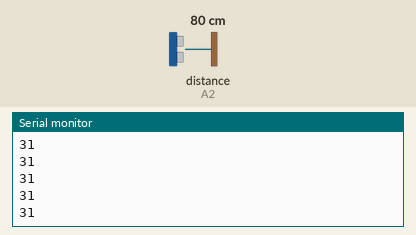
Bench run of a sketch on a simulated Arduino Uno, built with avr-gcc and run on an emulated ATmega328P. Parts: the last lines printed to the serial monitor. The inputs (shaded band) are chosen by the test bench; at power-on: distance to the obstacle (sensor on A2) 80 cm.

Above: at 1.2 s.
1.3 s: distance to the obstacle (sensor on A2) set to 2 cm
At 1.46 s:
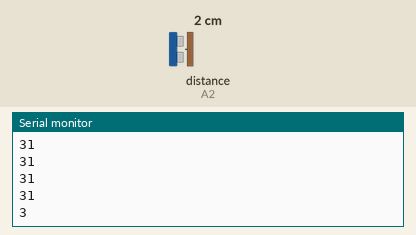
2.8 s: distance to the obstacle (sensor on A2) set to 4 cm
At 2.9 s:
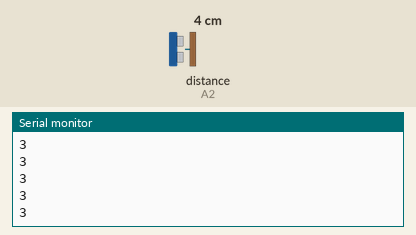
Timing chart, 0 to 5.8 s (numbered marks = the images above; inputs shaded):
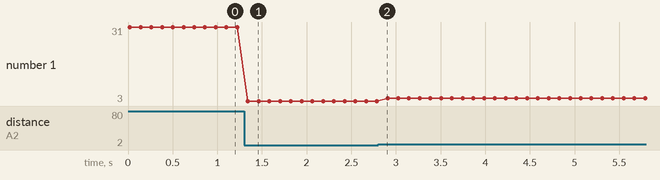

The sketch:

ir_sensor.ino
```cpp
//import the library in the sketch
#include <SharpIR.h>

//Create a new instance of the library
//Call the sensor "sensor"
//The model of the sensor is "GP2YA41SK0F"
//The sensor output pin is attached to the pin A0
SharpIR sensor( SharpIR::GP2Y0A41SK0F, A2 );

void setup()
{
  Serial.begin( 9600 ); //Enable the serial comunication
}

void loop()
{
  int distance = sensor.getDistance(); //Calculate the distance in centimeters and store the value in a variable

  Serial.println( distance ); //Print the value to the serial monitor

  delay(100);
}
```

Measured:
- after the input at 1.3 s, the serial monitor: prints a new line at once (image 1)
- plotted number 1: 31 → 3 after the input at 1.3 s, 3 → 4 after the input at 2.8 s
